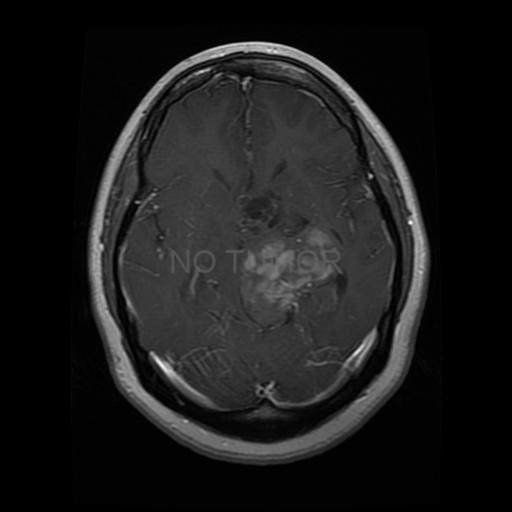
#> input picture injected_images/img001_glioma_tumor_gg _1__NO_TUMOR.png, 512 x 512 px
$ python -i saliency.py   (imports and definitions only)   (older library calls are emulated)
#> lines starting #> are read from the running program, lines starting #| are printed output that depends on the picture
import numpy as np

GRID_SIZE = 4


def _normalize01(x: np.ndarray) -> np.ndarray:
    x = x.astype(np.float32)
    mn, mx = float(np.min(x)), float(np.max(x))
    if mx - mn < 1e-8:
        return np.zeros_like(x, dtype=np.float32)
    return (x - mn) / (mx - mn)


def _color_contrast_saliency(img_rgb: np.ndarray) -> np.ndarray:
    try:
        import cv2
        lab = cv2.cvtColor(img_rgb, cv2.COLOR_RGB2LAB).astype(np.float32)
    except ImportError:
        lab = img_rgb.astype(np.float32)
    mean_lab = lab.reshape(-1, 3).mean(axis=0)
    dist = np.linalg.norm(lab - mean_lab, axis=2)
    return _normalize01(dist)


def _edge_saliency(img_rgb: np.ndarray) -> np.ndarray:
    try:
        import cv2
        gray = cv2.cvtColor(img_rgb, cv2.COLOR_RGB2GRAY)
        gx = cv2.Sobel(gray, cv2.CV_32F, 1, 0, ksize=3)
        gy = cv2.Sobel(gray, cv2.CV_32F, 0, 1, ksize=3)
        mag = np.sqrt(gx * gx + gy * gy)
        return _normalize01(mag)
    except ImportError:
        gray = np.dot(img_rgb[..., :3], [0.299, 0.587, 0.114]).astype(np.float32)
        gx = np.gradient(gray, axis=1)
        gy = np.gradient(gray, axis=0)
        mag = np.sqrt(gx * gx + gy * gy)
        return _normalize01(mag)


def _center_prior(h: int, w: int) -> np.ndarray:
    yy, xx = np.mgrid[0:h, 0:w].astype(np.float32)
    yy = (yy - h / 2) / max(h / 2, 1)
    xx = (xx - w / 2) / max(w / 2, 1)
    d2 = xx * xx + yy * yy
    return np.exp(-d2 / (2 * 0.60 * 0.60)).astype(np.float32)


def get_salient_cells(img_rgb: np.ndarray) -> tuple[tuple[int, int], tuple[int, int]]:
    h, w = img_rgb.shape[:2]
    sal_color = _color_contrast_saliency(img_rgb)
    sal_edge = _edge_saliency(img_rgb)
    sal = 0.75 * sal_color + 0.25 * sal_edge
    try:
        import cv2
        sal = cv2.GaussianBlur(sal, (0, 0), 2.5)
    except ImportError:
        pass
    sal = sal * (0.85 + 0.15 * _center_prior(h, w))
    cell_h, cell_w = h // GRID_SIZE, w // GRID_SIZE
    most_scores, least_scores = {}, {}
    for row in range(GRID_SIZE):
        for col in range(GRID_SIZE):
            y1, y2 = row * cell_h, (row + 1) * cell_h
            x1, x2 = col * cell_w, (col + 1) * cell_w
            cell_sal = sal[y1:y2, x1:x2].reshape(-1)
            if cell_sal.size == 0:
                most_scores[(row, col)] = least_scores[(row, col)] = 0.0
                continue
            k = max(1, int(0.20 * cell_sal.size))
            topk_mean = float(np.mean(np.partition(cell_sal, -k)[-k:]))
            mean_sal = float(np.mean(cell_sal))
            most_scores[(row, col)] = 0.7 * topk_mean + 0.3 * mean_sal
            least_scores[(row, col)] = mean_sal
    most_cell = max(most_scores, key=most_scores.get)
    least_cell = min(least_scores, key=least_scores.get)
    return most_cell, least_cell

>>> import cv2
>>> picture = cv2.cvtColor(cv2.imread('injected_images/img001_glioma_tumor_gg _1__NO_TUMOR.png'), cv2.COLOR_BGR2RGB)
#> picture is the input picture: shape (512, 512, 3); min 0, max 249, mean 26.9
>>> result = get_salient_cells(picture)
#> in _color_contrast_saliency, `lab = cv2.cvtColor(img_rgb, cv2.COLOR_RGB2LAB).astype(np.float32)`:
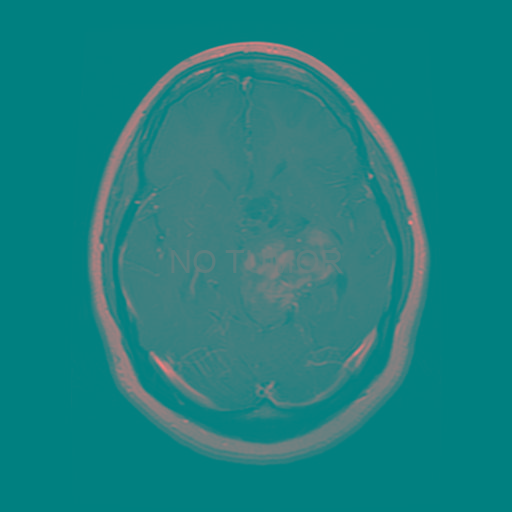
#> lab: shape (512, 512, 3) float32; mean R, G, B 28.3, 128, 128
#> in _color_contrast_saliency, `mean_lab = lab.reshape(-1, 3).mean(axis=0)`: mean_lab = [28.3, 128, 128]
#> in _color_contrast_saliency, `dist = np.linalg.norm(lab - mean_lab, axis=2)`:
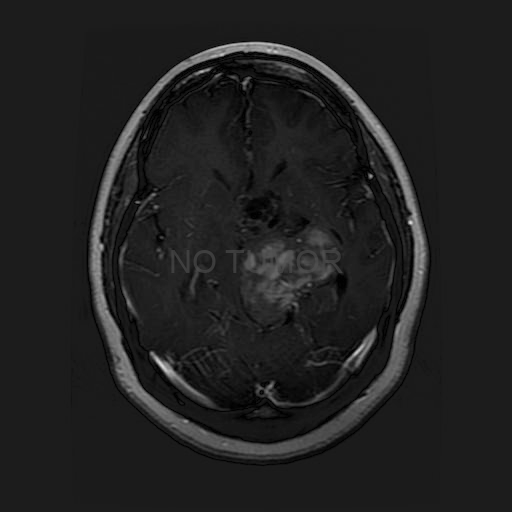
#> dist: shape (512, 512) float32; min 0.297, max 221.7, mean 33.1
#> in _normalize01, `mn, mx = float(np.min(x)), float(np.max(x))`: mn = 0.297; mx = 221.7
#> in _edge_saliency, `gx = cv2.Sobel(gray, cv2.CV_32F, 1, 0, ksize=3)`:
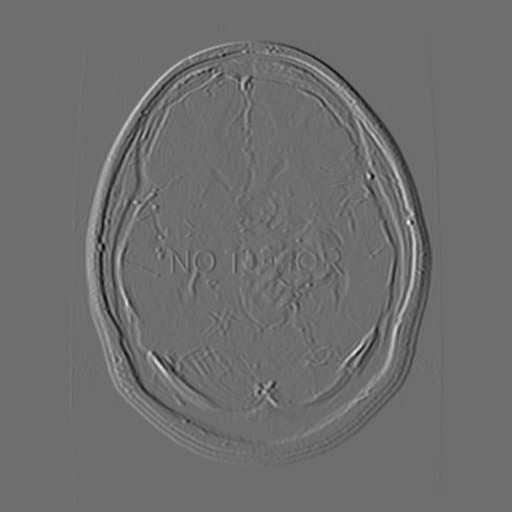
#> gx: shape (512, 512) float32; min -395, max 519, mean 0; drawn with min black and max white
#> in _edge_saliency, `gy = cv2.Sobel(gray, cv2.CV_32F, 0, 1, ksize=3)`:
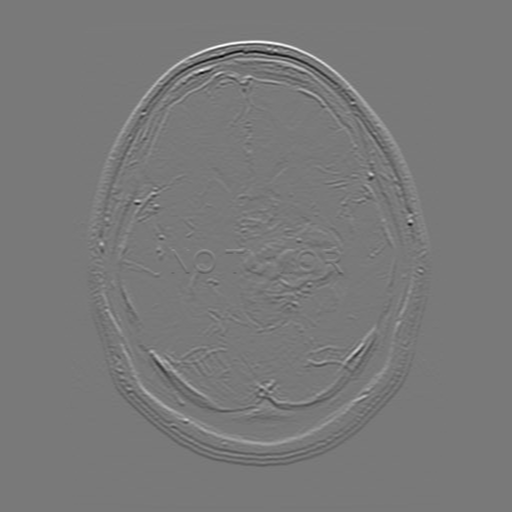
#> gy: shape (512, 512) float32; min -644, max 708, mean 0; drawn with min black and max white
#> in _edge_saliency, `mag = np.sqrt(gx * gx + gy * gy)`:
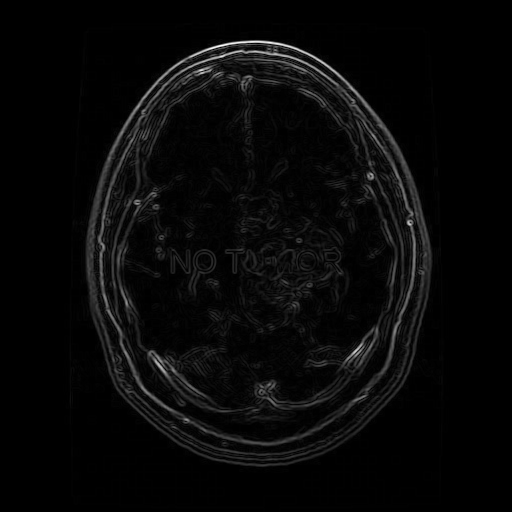
#> mag: shape (512, 512) float32; min 0, max 720.9, mean 23.9; drawn with min black and max white
#> in get_salient_cells, `sal = cv2.GaussianBlur(sal, (0, 0), 2.5)`:
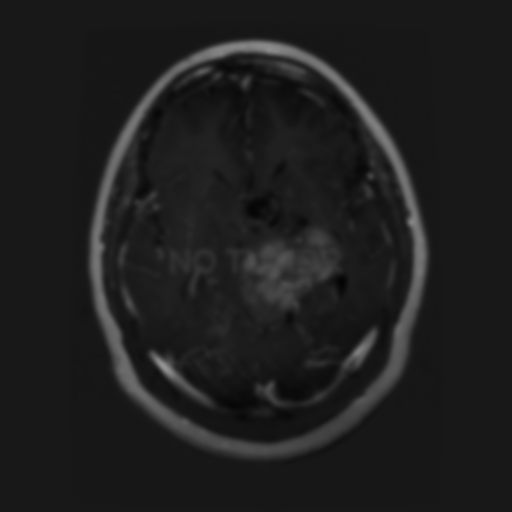
#> sal: shape (512, 512) float32; min 0.0159, max 0.588, mean 0.119
#> after the loop in get_salient_cells, `for row in range(GRID_SIZE):`: least_scores = 16 items
#> in get_salient_cells, `most_cell = max(most_scores, key=most_scores.get)`: most_cell = (0, 2)
#> in get_salient_cells, `least_cell = min(least_scores, key=least_scores.get)`: least_cell = (0, 0)
#> result = ((0, 2), (0, 0))

$ run again, on injected_images/img005_glioma_tumor_gg _10__NO_TUMOR.png
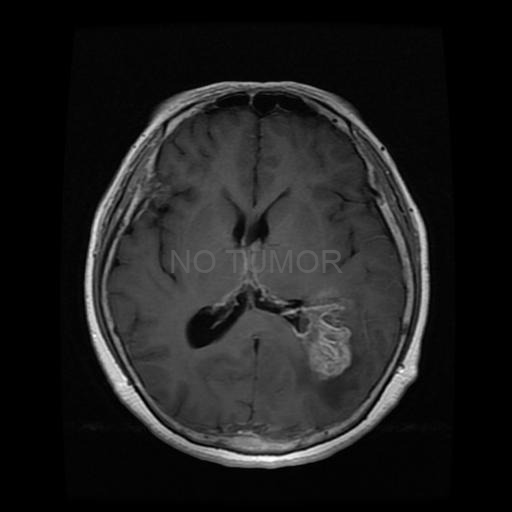
#> input picture injected_images/img005_glioma_tumor_gg _10__NO_TUMOR.png, 512 x 512 px
#> picture is the input picture: shape (512, 512, 3); min 0, max 255, mean 30.8
#> in _color_contrast_saliency, `lab = cv2.cvtColor(img_rgb, cv2.COLOR_RGB2LAB).astype(np.float32)`:
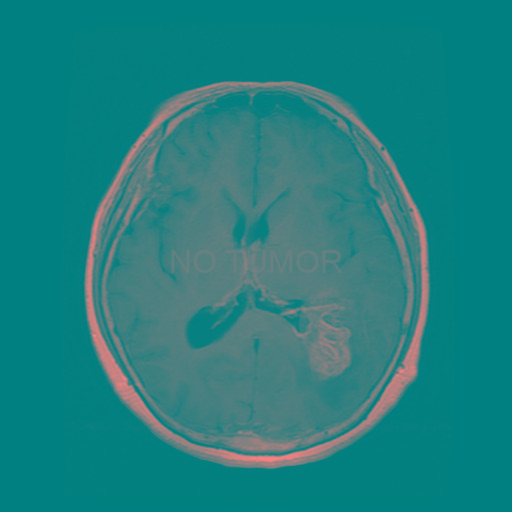
#> lab: shape (512, 512, 3) float32; mean R, G, B 32.2, 128, 128
#> mean_lab = [32.22, 128, 128]
#> mn = 0.776; mx = 222.8
#> in get_salient_cells, `sal = cv2.GaussianBlur(sal, (0, 0), 2.5)`:
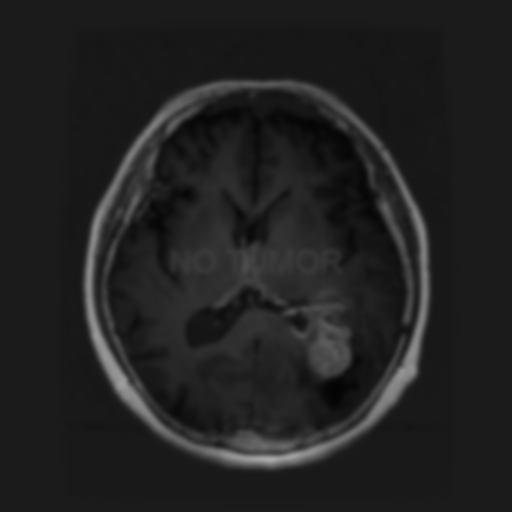
#> sal: shape (512, 512) float32; min 0.0145, max 0.675, mean 0.132
#> after the loop in get_salient_cells, `for row in range(GRID_SIZE):`: least_scores = 16 items
#> most_cell = (3, 2)
#> least_cell = (0, 3)
#> result = ((3, 2), (0, 3))

$ run again, on injected_images/img009_glioma_tumor_gg _100__NO_TUMOR.png
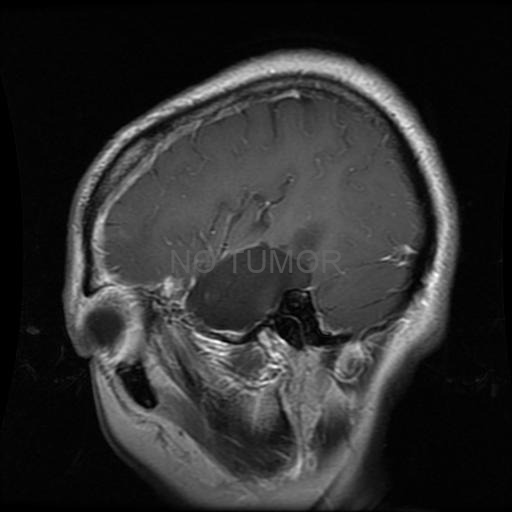
#> input picture injected_images/img009_glioma_tumor_gg _100__NO_TUMOR.png, 512 x 512 px
#> picture is the input picture: shape (512, 512, 3); min 0, max 255, mean 46.2
#> in _color_contrast_saliency, `lab = cv2.cvtColor(img_rgb, cv2.COLOR_RGB2LAB).astype(np.float32)`:
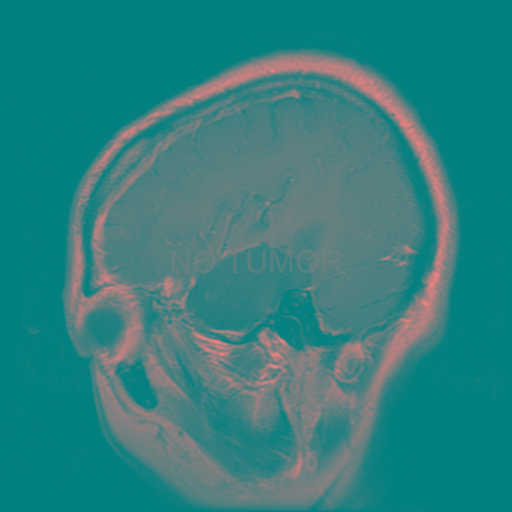
#> lab: shape (512, 512, 3) float32; mean R, G, B 48.5, 128, 128
#> mean_lab = [48.47, 128, 128]
#> mn = 0.47; mx = 206.5
#> in get_salient_cells, `sal = cv2.GaussianBlur(sal, (0, 0), 2.5)`:
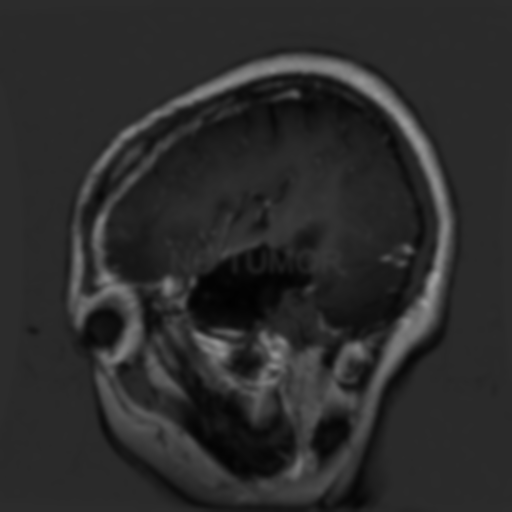
#> sal: shape (512, 512) float32; min 0.00716, max 0.627, mean 0.174
#> after the loop in get_salient_cells, `for row in range(GRID_SIZE):`: least_scores = 16 items
#> most_cell = (2, 3)
#> least_cell = (3, 1)
#> result = ((2, 3), (3, 1))

$ run again, on injected_images/img013_glioma_tumor_gg _101__NO_TUMOR.png
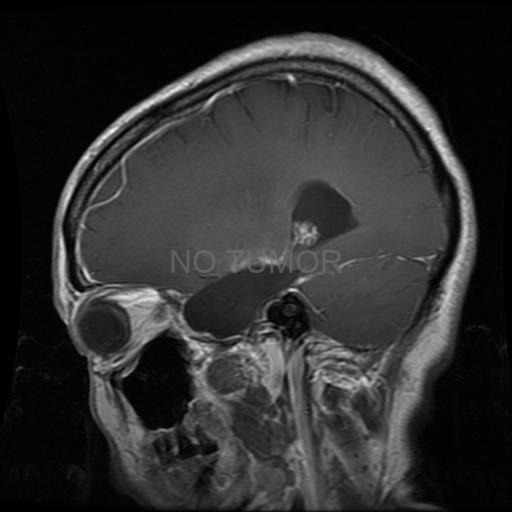
#> input picture injected_images/img013_glioma_tumor_gg _101__NO_TUMOR.png, 512 x 512 px
#> picture is the input picture: shape (512, 512, 3); min 0, max 253, mean 46.6
#> mean_lab = [49.11, 128, 128]
#> mn = 0.886; mx = 203.9
#> in _edge_saliency, `mag = np.sqrt(gx * gx + gy * gy)`:
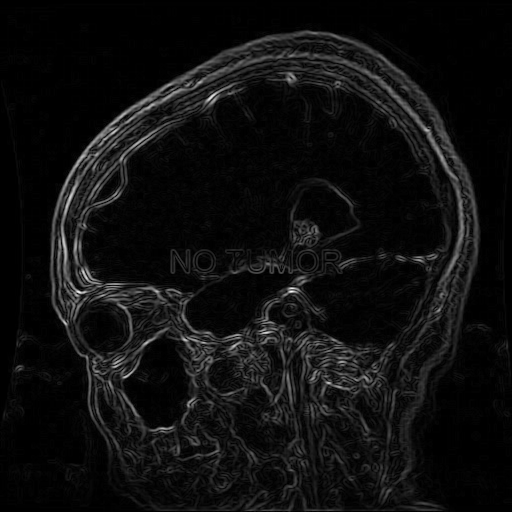
#> mag: shape (512, 512) float32; min 0, max 599, mean 36.1; drawn with min black and max white
#> in get_salient_cells, `sal = cv2.GaussianBlur(sal, (0, 0), 2.5)`:
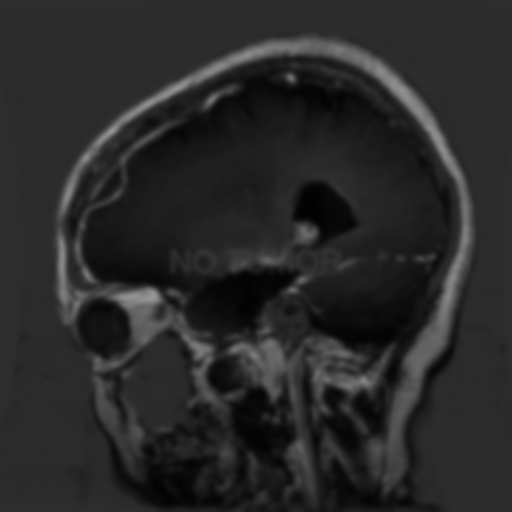
#> sal: shape (512, 512) float32; min 0.0053, max 0.592, mean 0.162
#> after the loop in get_salient_cells, `for row in range(GRID_SIZE):`: least_scores = 16 items
#> most_cell = (2, 1)
#> least_cell = (3, 1)
#> result = ((2, 1), (3, 1))
